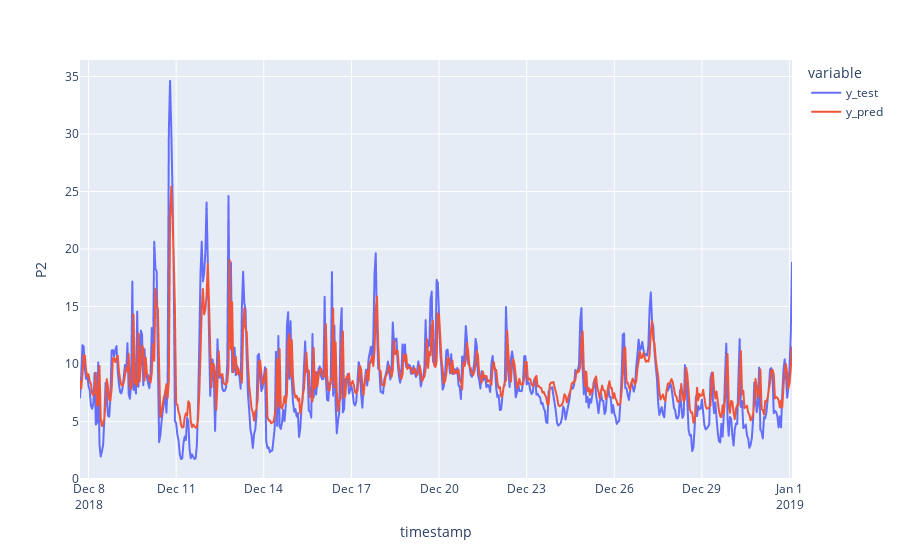

Notebook source saved alongside this figure:
### Code cell
fig = px.line(df_pred_test, labels={"value":"P2"})
fig.show()

### Figure 1 — Plotly figure (JSON) as saved in the notebook; plotly's stock layout.template omitted (floating-point values rounded to 4 significant figures; data arrays with more than 128 entries replaced by an {"elided": "..."} marker saying what was removed)
{"data": [{"hovertemplate": "variable=y_test<br>timestamp=%{x}<br>P2=%{y}<extra></extra>", "legendgroup": "y_test", "line": {"color": "#636efa", "dash": "solid"}, "marker": {"symbol": "circle"}, "mode": "lines", "name": "y_test", "showlegend": true, "type": "scattergl", "x": {"elided": "586 str values"}, "xaxis": "x", "y": {"elided": "586 float values"}, "yaxis": "y"}, {"hovertemplate": "variable=y_pred<br>timestamp=%{x}<br>P2=%{y}<extra></extra>", "legendgroup": "y_pred", "line": {"color": "#EF553B", "dash": "solid"}, "marker": {"symbol": "circle"}, "mode": "lines", "name": "y_pred", "showlegend": true, "type": "scattergl", "x": {"elided": "586 str values"}, "xaxis": "x", "y": {"elided": "586 float values"}, "yaxis": "y"}], "layout": {"legend": {"title": {"text": "variable"}, "tracegroupgap": 0}, "margin": {"t": 60}, "xaxis": {"anchor": "y", "domain": [0, 1], "title": {"text": "timestamp"}}, "yaxis": {"anchor": "x", "domain": [0, 1], "title": {"text": "P2"}}}}
